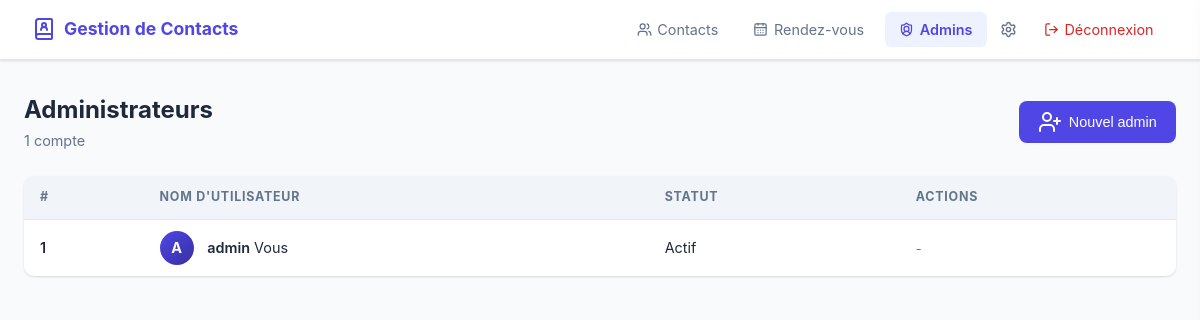
Screenshot of /admins (signed in) with the database file from the repository.
### tables this page shows
CREATE TABLE admins (
            id INTEGER PRIMARY KEY AUTOINCREMENT,
            username TEXT UNIQUE NOT NULL,
            password_hash TEXT NOT NULL
        );

### app.py (the view)
@app.route("/admins")
@login_required
def admins():
    admin_list = admin_service.get_all_admins()
    return render_template("admins.html", admins=admin_list, current_user=session.get("username"))

### app.py (called while the page is built)
def login_required(f):
    @wraps(f)
    def decorated(*args, **kwargs):
        if not session.get("logged_in"):
            flash("Veuillez vous connecter.", "warning")
            return redirect(url_for("login"))
        return f(*args, **kwargs)
    return decorated

### database/db.py (called while the page is built)
def get_connection():
    conn = sqlite3.connect(DB_NAME)
    conn.row_factory = sqlite3.Row
    return conn

### services/admin_service.py (called while the page is built)
    def get_all_admins(self):
        conn = get_connection()
        cursor = conn.cursor()
        cursor.execute("SELECT id, username FROM admins ORDER BY username ASC")
        rows = cursor.fetchall()
        conn.close()
        return [dict(row) for row in rows]

### templates/admins.html (shortened to what this page needs)
{% extends "base.html" %}
{% block content %}
<div class="page-header">
    <div>
        <h1>Administrateurs</h1>
        <p class="subtitle">{{ admins|length }} compte{{ 's' if admins|length != 1 }}</p>
    </div>
    <div class="page-actions">
        <button class="btn btn-primary" onclick="openAddAdminModal()">
            <i data-lucide="user-plus" class="icon"></i> Nouvel admin
        </button>
    </div>
</div>
<div class="table-wrapper">
    <table class="contacts-table">
        <thead>
            <tr>
                <th>#</th>
                <th>Nom d'utilisateur</th>
                <th>Statut</th>
                <th>Actions</th>
            </tr>
        </thead>
        <tbody>
            {% for admin in admins %}
            <tr>
                <td class="id-cell">{{ admin.id }}</td>
                <td>
                    <div class="contact-avatar contact-avatar--admin">{{ admin.username[0].upper() }}</div>
                    <span class="contact-name">{{ admin.username }}</span>
                    {% if admin.username == current_user %}
                        <span class="badge-you">Vous</span>
                    {% endif %}
                </td>
                <td><span class="badge-active">Actif</span></td>
                <td class="actions-cell">
                    {% if admin.username != current_user %}
                    <button class="btn-icon btn-delete" title="Supprimer"
                        onclick="openDeleteAdminModal({{ admin.id }}, '{{ admin.username }}')">
                        <i data-lucide="trash-2" style="width:15px;height:15px;"></i>
                    </button>
                    {% else %}
                    <span class="text-muted" style="font-size:0.8rem;">-</span>
                    {% endif %}
                </td>
            </tr>
            {% endfor %}
        </tbody>
    </table>
</div>
{% endblock %}

### static/css/style.css (style rules this page uses)
*, *::before, *::after { box-sizing: border-box; margin: 0; padding: 0; }
:root { --primary: #4f46e5; --primary-dark: #3730a3; --primary-light: #eef2ff; --danger: #dc2626; --danger-light: #fee2e2; --success: #16a34a; --success-light: #dcfce7; --warning: #d97706; --warning-light: #fef3c7; --bg: #f8fafc; --surface: #ffffff; --surface2: #f1f5f9; --border: #e2e8f0; --text: #1e293b; --text-muted: #64748b; --navbar-bg: #ffffff; --navbar-border: #e2e8f0; --input-bg: #ffffff; --radius: 10px; --shadow: 0 1px 3px rgba(0,0,0,.08), 0 1px 2px rgba(0,0,0,.06); --shadow-md: 0 4px 6px rgba(0,0,0,.07), 0 2px 4px rgba(0,0,0,.06); --shadow-lg: 0 10px 25px rgba(0,0,0,.1); }
body { font-family: -apple-system, BlinkMacSystemFont, 'Segoe UI', Roboto, sans-serif; background: var(--bg); color: var(--text); min-height: 100vh; line-height: 1.5; transition: background .25s, color .25s; }
.btn { display: inline-flex; align-items: center; gap: .4rem; padding: .55rem 1.2rem; border-radius: 8px; font-size: .9rem; font-weight: 500; cursor: pointer; border: none; transition: all .2s; text-decoration: none; }
.btn-primary { background: var(--primary); color: #fff; }
.page-header { display: flex; align-items: center; justify-content: space-between; margin-bottom: 1.5rem; flex-wrap: wrap; gap: .75rem; }
.page-header h1 { font-size: 1.5rem; font-weight: 700; color: var(--text); }
.subtitle { font-size: .9rem; color: var(--text-muted); margin-top: .15rem; }
.page-actions { display: flex; align-items: center; gap: .6rem; flex-wrap: wrap; }
.table-wrapper { background: var(--surface); border-radius: var(--radius); box-shadow: var(--shadow); overflow: hidden; transition: background .25s; }
.contacts-table { width: 100%; border-collapse: collapse; }
.contacts-table th { background: var(--surface2); padding: .75rem 1rem; text-align: left; font-size: .78rem; font-weight: 700; text-transform: uppercase; letter-spacing: .06em; color: var(--text-muted); border-bottom: 1px solid var(--border); white-space: nowrap; }
.contacts-table td { padding: .7rem 1rem; border-bottom: 1px solid var(--border); font-size: .9rem; color: var(--text); vertical-align: middle; transition: background .15s; }
.contacts-table tr:last-child td { border-bottom: none; }
.id-cell { color: var(--text-muted); font-size: .8rem; font-weight: 600; }
.contact-avatar { width: 34px; height: 34px; border-radius: 50%; background: linear-gradient(135deg, var(--primary) 0%, var(--primary-dark) 100%); color: #fff; display: inline-flex; align-items: center; justify-content: center; font-size: .9rem; font-weight: 700; flex-shrink: 0; margin-right: .6rem; }
.contact-name { font-weight: 600; }
.actions-cell { white-space: nowrap; }
.text-muted { color: var(--text-muted); font-size: .88rem; }

### rows the page displays
admins: id "1", username "A", username "admin", shows "Vous"

### other values shown
{{ admins|length }} "1"
